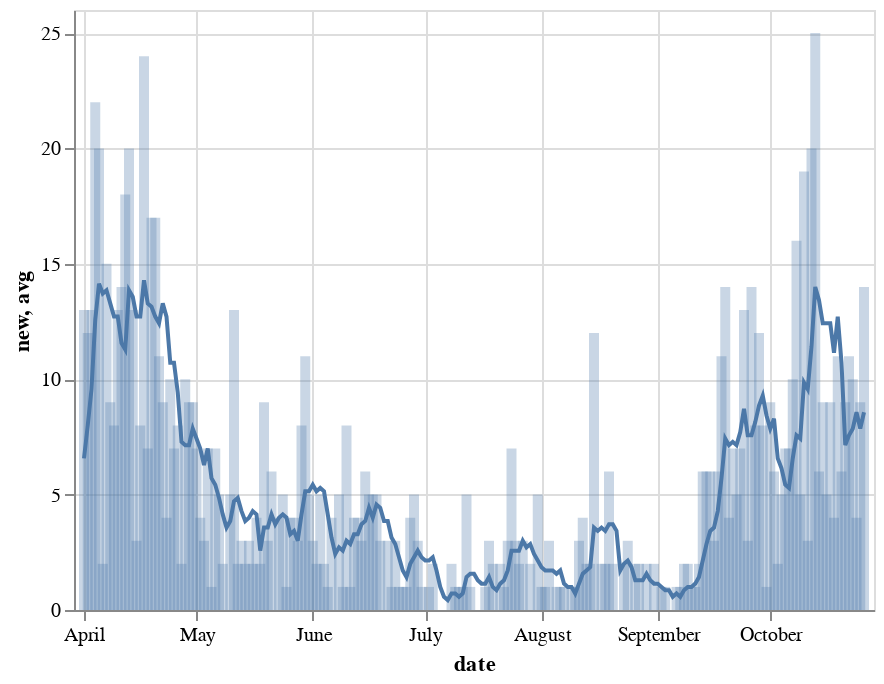

The cell this chart's notebook holds for it:
### Markdown cell above
- this can be the basis for our bar/line/area chart: some translucent bars
- now we have to combine the average line and the area underneath the line to fill in the gaps

### Code cell
# the + operator layers the charts
bars + line

### Figure 1 — Vega-Lite specification as saved in the notebook (floating-point values rounded to 4 significant figures; data arrays with more than 128 entries replaced by an {"elided": "..."} marker saying what was removed)
{"config": {"view": {"continuousWidth": 400, "continuousHeight": 300}}, "layer": [{"mark": {"type": "bar", "fillOpacity": 0.3}, "encoding": {"x": {"type": "temporal", "field": "date"}, "y": {"type": "quantitative", "field": "new"}}}, {"mark": "line", "encoding": {"x": {"type": "temporal", "field": "date"}, "y": {"type": "quantitative", "field": "avg"}}}], "data": {"name": "data-a343df6d8fa079fe18137207059bf62b"}, "$schema": "https://vega.github.io/schema/vega-lite/v4.8.1.json", "datasets": {"data-a343df6d8fa079fe18137207059bf62b": {"elided": "209 records"}}}
